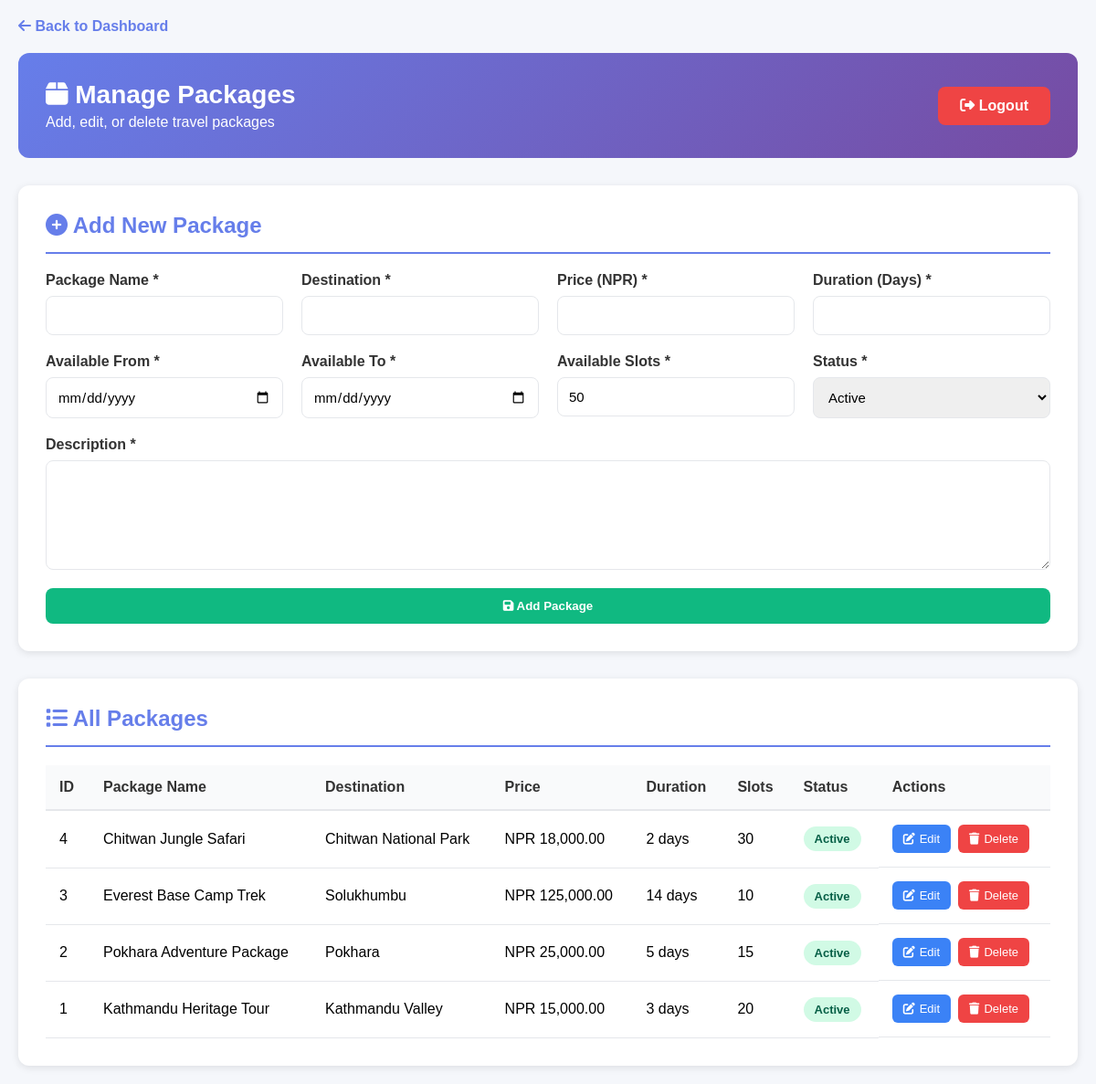
Page /php/admin/packages.php (signed in) on the earlier database version.
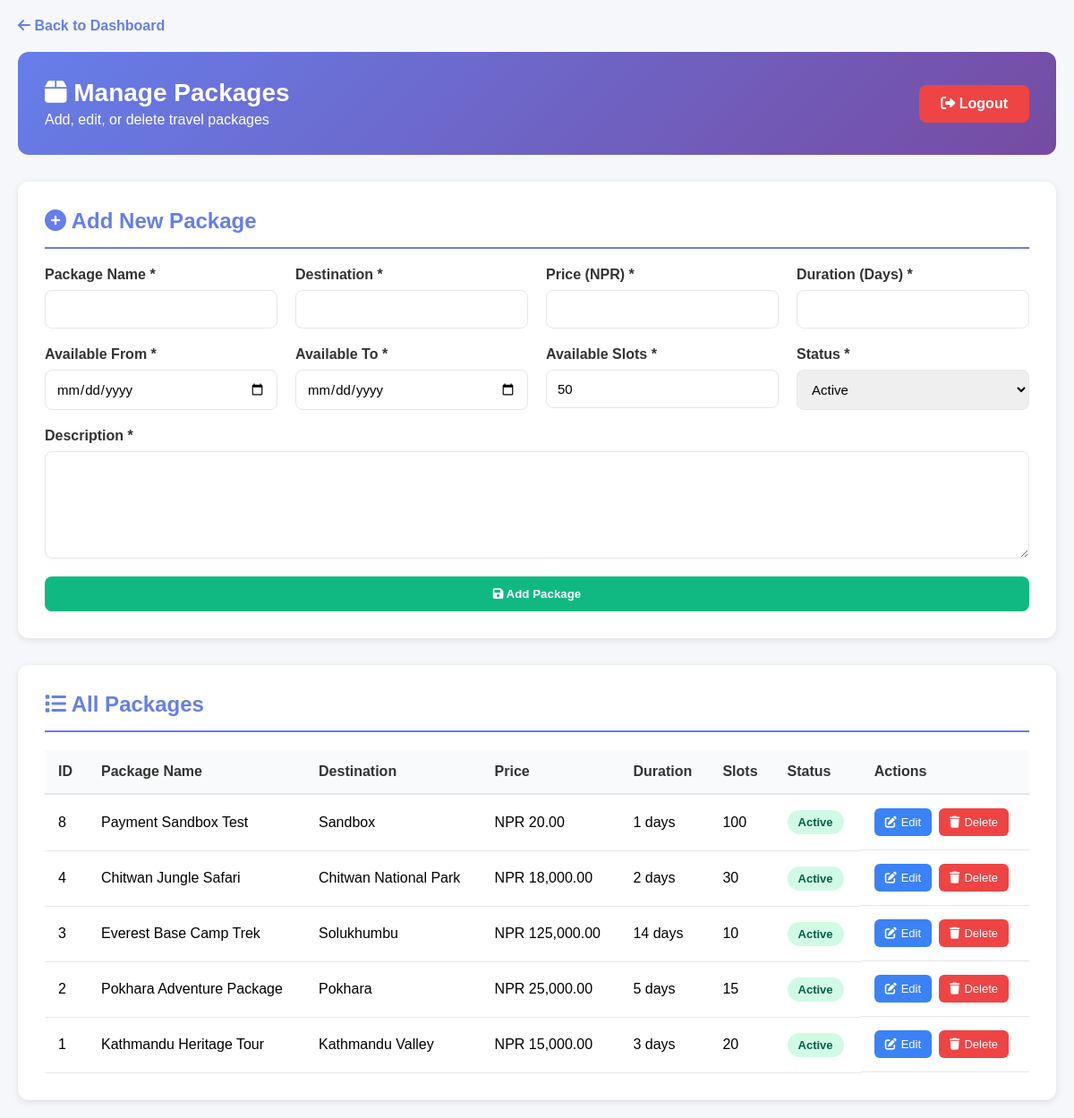
Same page on the later database version.
### tables this page shows
CREATE TABLE IF NOT EXISTS packages (
    package_id INT UNSIGNED AUTO_INCREMENT PRIMARY KEY,
    package_name VARCHAR(255) NOT NULL,
    destination VARCHAR(255) NOT NULL,
    description TEXT NOT NULL,
    price DECIMAL(12,2) NOT NULL,
    duration_days INT UNSIGNED NOT NULL,
    available_from DATE NOT NULL,
    available_to DATE NOT NULL,
    available_slots INT UNSIGNED NOT NULL DEFAULT 0,
    image_url VARCHAR(2048) DEFAULT NULL,
    status ENUM('active', 'inactive') NOT NULL DEFAULT 'active',
    created_at TIMESTAMP NOT NULL DEFAULT CURRENT_TIMESTAMP
);

### php/admin/packages.php (the view, shortened to what this page needs)
<?php
include "../connection.php";
$edit_package = null;
$packages_sql = "SELECT * FROM packages ORDER BY package_id DESC";
$packages_result = $conn->query($packages_sql);
?>
<!DOCTYPE html>
<html lang="en">
<head>
    <link rel="stylesheet" href="https://cdnjs.cloudflare.com/ajax/libs/font-awesome/6.5.0/css/all.min.css">
</head>
<body>
    <div class="container">
        <a href="index.php" class="back-link"><i class="fas fa-arrow-left"></i> Back to Dashboard</a>
        <div class="header">
            <div>
                <h1><i class="fas fa-box"></i> Manage Packages</h1>
                <p>Add, edit, or delete travel packages</p>
            </div>
            <div class="header-right">
                <a href="logout.php" class="btn btn-danger">
                    <i class="fas fa-sign-out-alt"></i> Logout
                </a>
            </div>
        </div>
        <div class="form-section">
            <h2>
                <i class="fas fa-plus-circle"></i>
                <?php echo $edit_package ? 'Edit Package' : 'Add New Package'; ?>
            </h2>
            <form method="POST" action="">
                <div class="form-grid">
                    <div class="form-group">
                        <label>Package Name *</label>
                        <input type="text" name="package_name" required
                               value="<?php echo $edit_package ? htmlspecialchars($edit_package['package_name']) : ''; ?>">
                    </div>
                    <div class="form-group">
                        <label>Destination *</label>
                        <input type="text" name="destination" required
                               value="<?php echo $edit_package ? htmlspecialchars($edit_package['destination']) : ''; ?>">
                    </div>
                    <div class="form-group">
                        <label>Price (NPR) *</label>
                        <input type="number" name="price" step="0.01" required
                               value="<?php echo $edit_package ? $edit_package['price'] : ''; ?>">
                    </div>
                    <div class="form-group">
                        <label>Duration (Days) *</label>
                        <input type="number" name="duration_days" min="1" required
                               value="<?php echo $edit_package ? $edit_package['duration_days'] : ''; ?>">
                    </div>
                    <div class="form-group">
                        <label>Available From *</label>
                        <input type="date" name="available_from" required
                               value="<?php echo $edit_package ? $edit_package['available_from'] : ''; ?>">
                    </div>
                    <div class="form-group">
                        <label>Available To *</label>
                        <input type="date" name="available_to" required
                               value="<?php echo $edit_package ? $edit_package['available_to'] : ''; ?>">
                    </div>
                    <div class="form-group">
                        <label>Available Slots *</label>
                        <input type="number" name="available_slots" min="1" required
                               value="<?php echo $edit_package ? $edit_package['available_slots'] : '50'; ?>">
                    </div>
                    <div class="form-group">
                        <label>Status *</label>
                        <select name="status" required>
                            <option value="active" <?php echo ($edit_package && $edit_package['status'] == 'active') ? 'selected' : ''; ?>>Active</option>
                        </select>
                    </div>
                    <div class="form-group form-full-width">
                        <label>Description *</label>
                        <textarea name="description" required><?php echo $edit_package ? htmlspecialchars($edit_package['description']) : ''; ?></textarea>
                    </div>
                </div>
                <div class="form-actions">
                    <button type="submit" class="btn btn-success">
                        <i class="fas fa-save"></i>
                        <?php echo $edit_package ? 'Update Package' : 'Add Package'; ?>
                    </button>
                </div>
            </form>
        </div>
        <div class="packages-section">
            <h2><i class="fas fa-list"></i> All Packages</h2>
            <?php if ($packages_result && $packages_result->num_rows > 0): ?>
                <div class="table-responsive">
                    <table>
                        <thead>
                            <tr>
                                <th>ID</th>
                                <th>Package Name</th>
                                <th>Destination</th>
                                <th>Price</th>
                                <th>Duration</th>
                                <th>Slots</th>
                                <th>Status</th>
                                <th>Actions</th>
                            </tr>
                        </thead>
                        <tbody>
                            <?php while ($package = $packages_result->fetch_assoc()): ?>
                                <tr>
                                    <td><?php echo $package['package_id']; ?></td>
                                    <td><?php echo htmlspecialchars($package['package_name']); ?></td>
                                    <td><?php echo htmlspecialchars($package['destination']); ?></td>
                                    <td>NPR <?php echo number_format($package['price'], 2); ?></td>
                                    <td><?php echo $package['duration_days']; ?> days</td>
                                    <td><?php echo $package['available_slots']; ?></td>
                                    <td>
                                        <span class="status-badge status-<?php echo $package['status']; ?>">
                                            <?php echo ucfirst($package['status']); ?>
                                        </span>
                                    </td>
                                    <td class="action-btns">
                                        <a href="?edit=<?php echo $package['package_id']; ?>" class="btn-edit">
                                            <i class="fas fa-edit"></i> Edit
                                        </a>
                                        <a href="?delete=<?php echo $package['package_id']; ?>" class="btn-delete"
                                           onclick="return confirm('Are you sure you want to delete this package?');">
                                            <i class="fas fa-trash"></i> Delete
                                        </a>
                                    </td>
                                </tr>
                            <?php endwhile; ?>
                        </tbody>
                    </table>
                </div>
            <?php endif; ?>
        </div>
    </div>
</body>
</html>

### php/admin/packages.php (style rules this page uses)
* { margin: 0; padding: 0; box-sizing: border-box; }
body { font-family: 'Poppins', Arial, sans-serif; background: #f5f7fb; padding: 20px; }
.container { max-width: 1200px; margin: 0 auto; }
.header { background: linear-gradient(135deg, #667eea, #764ba2); color: white; padding: 30px; border-radius: 12px; margin-bottom: 30px; display: flex; justify-content: space-between; align-items: center; }
.header h1 { font-size: 28px; margin-bottom: 5px; }
.header-right { display: flex; gap: 15px; align-items: center; }
.btn { padding: 12px 24px; border: none; border-radius: 8px; cursor: pointer; font-weight: 600; text-decoration: none; display: inline-block; transition: all 0.3s ease; }
.btn-success { background: #10b981; color: white; }
.btn-danger { background: #ef4444; color: white; }
.form-section { background: white; padding: 30px; border-radius: 12px; box-shadow: 0 2px 8px rgba(0,0,0,.1); margin-bottom: 30px; }
.form-section h2 { color: #667eea; margin-bottom: 20px; padding-bottom: 15px; border-bottom: 2px solid #667eea; }
.form-grid { display: grid; grid-template-columns: repeat(auto-fit, minmax(250px, 1fr)); gap: 20px; }
.form-group { display: flex; flex-direction: column; }
.form-group label { font-weight: 600; margin-bottom: 8px; color: #333; }
.form-group input, .form-group textarea, .form-group select { padding: 12px; border: 1px solid #e5e7eb; border-radius: 8px; font-size: 15px; font-family: inherit; transition: border-color 0.3s ease; }
.form-group textarea { resize: vertical; min-height: 120px; }
.form-actions { display: flex; gap: 10px; margin-top: 20px; }
.form-actions button { flex: 1; }
.packages-section { background: white; padding: 30px; border-radius: 12px; box-shadow: 0 2px 8px rgba(0,0,0,.1); }
.packages-section h2 { color: #667eea; margin-bottom: 20px; padding-bottom: 15px; border-bottom: 2px solid #667eea; }
.table-responsive { overflow-x: auto; }
table { width: 100%; border-collapse: collapse; }
table thead { background: #f9fafb; }
table th { padding: 15px; text-align: left; font-weight: 600; color: #333; border-bottom: 2px solid #e5e7eb; }
table td { padding: 15px; border-bottom: 1px solid #e5e7eb; }
.status-badge { display: inline-block; padding: 6px 12px; border-radius: 20px; font-size: 13px; font-weight: 600; }
.status-active { background: #d1fae5; color: #065f46; }
.action-btns { display: flex; gap: 8px; }
.action-btns a { padding: 8px 12px; border-radius: 6px; text-decoration: none; font-size: 13px; transition: all 0.3s ease; display: inline-flex; align-items: center; gap: 5px; }
.btn-edit { background: #3b82f6; color: white; }
.btn-delete { background: #ef4444; color: white; }
.back-link { display: inline-block; margin-bottom: 20px; color: #667eea; text-decoration: none; font-weight: 600; }
.form-full-width { grid-column: 1 / -1; }

Differences in the rows shown:
added packages: package_id "8", package_name "Payment Sandbox Test", destination "Sandbox", price "20.00", duration_days "1", available_slots "100", status "Active"
